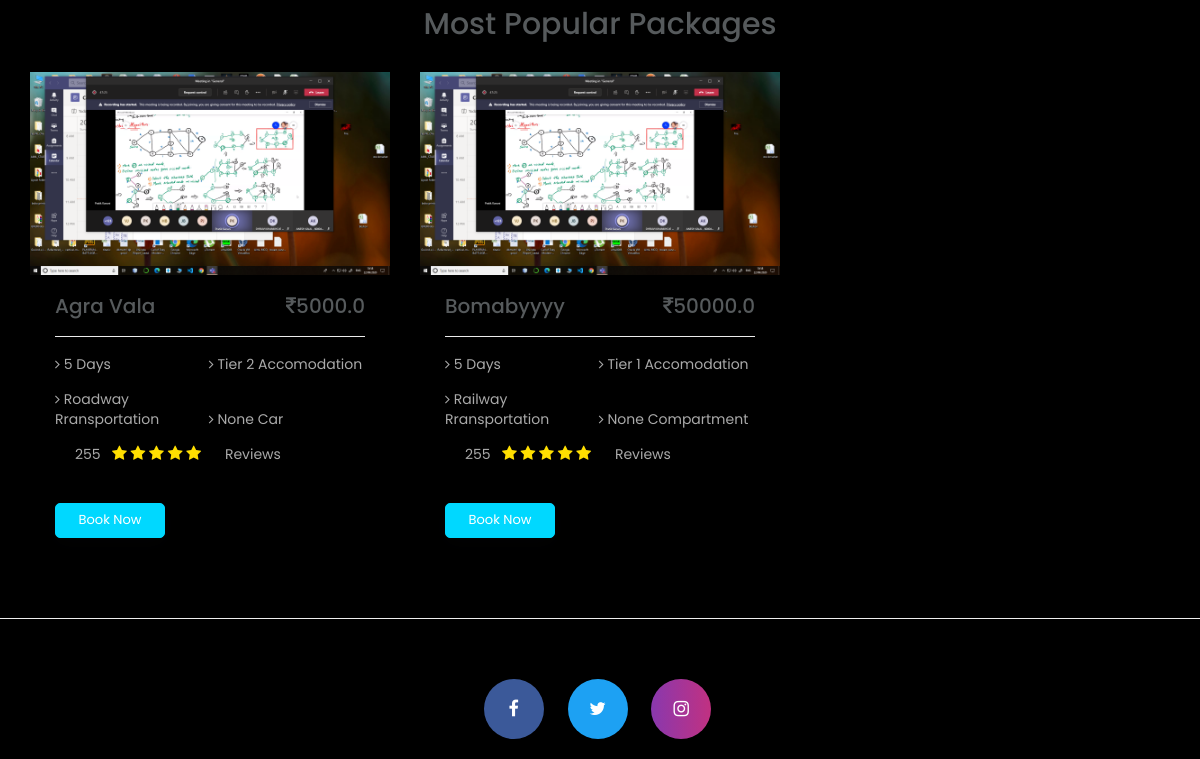
The app's page / (lower part), older data.
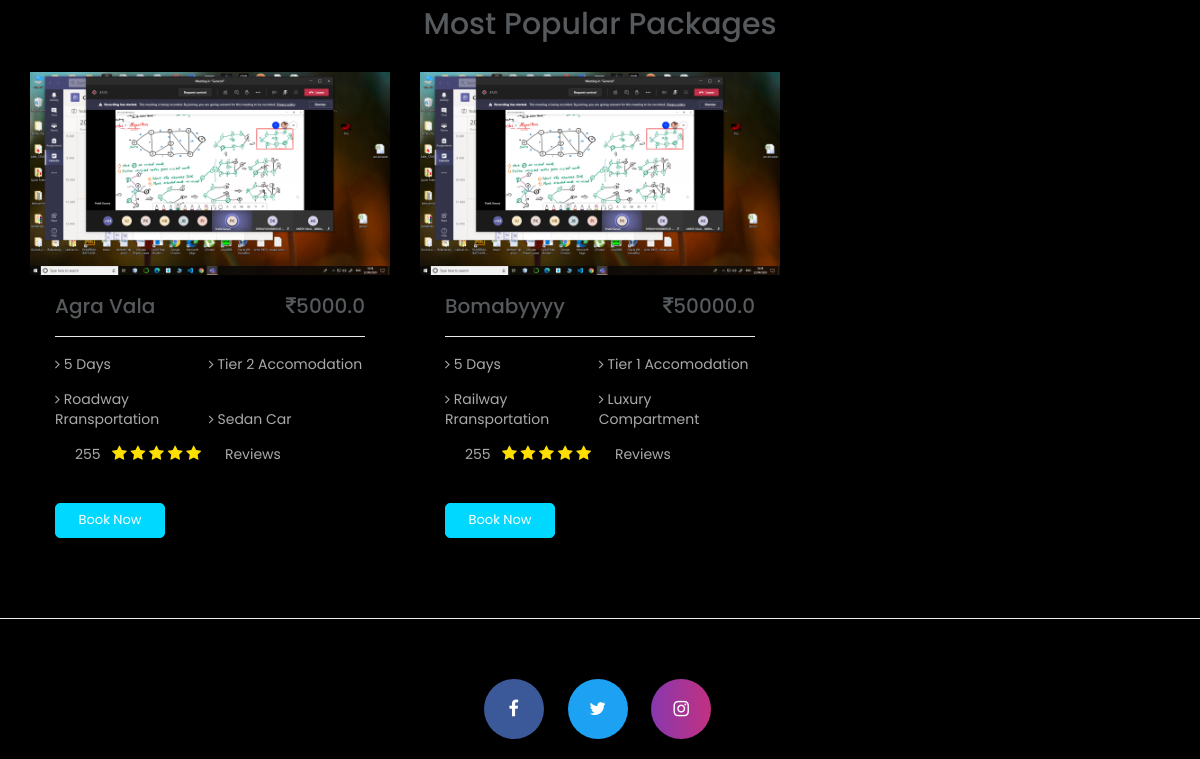
The same page, newer data.
### app1/models.py (models this page shows, shortened)
class Package(models.Model):
    name = models.CharField(max_length=100)
    days = models.IntegerField()
    hotel = models.ForeignKey(Hotel, on_delete=models.CASCADE)
    mot = models.ForeignKey(Mot, on_delete=models.CASCADE)
    destination = models.ForeignKey(Destination, on_delete=models.CASCADE)
    cost = models.FloatField()
    ppic = models.ImageField(
        upload_to='package/%Y/%m/%d/', blank=True, default='media/h.jpg')
    review = models.IntegerField()

class Mot(models.Model):
    fare = models.FloatField()
    t_type = models.CharField(max_length=20)
    cartype = models.CharField(max_length=20, null=True, blank=True)
    c_class = models.CharField(max_length=20, null=True, blank=True)
    A_class = models.CharField(max_length=20, null=True, blank=True)

class Hotel(models.Model):
    info = models.TextField(blank=True, null=True)
    tier = models.IntegerField()
    hname = models.CharField(max_length=255)
    street = models.CharField(max_length=255)
    d_id = models.ForeignKey(Destination, on_delete=models.CASCADE)
    hpic = models.ImageField(
        upload_to='hotel/%Y/%m/%d/', blank=True, default='media/h.jpg')

### app1/views.py (the view)
# urls.py: path('', views.index, name='index'),
def index(request):
    u = request.user
    p = Package.objects.all().order_by('-review')[:6]
    d = Destination.objects.all()
    s = []
    for j in d:
        if j.dstate not in s:
            s.append(j.dstate)
    context = {
        'p': p,
        'd': d,
        's': s,
        'c': cost_c,
        't': tier_c,
        'm': mot_c,
        'days': days_c,
        'u': u,
    }
    return render(request, 'index.html', context)

### templates/index.html (shortened to what this page needs)
{% extends 'base.html' %} {% load static %} {% block content %} {% include 'navbar.html' %}
<section id="pack" class="packages">
    <div class="container">
        <div class="gallary-header text-center">
            <h2>Most Popular packages</h2>
        </div>
        <div class="packages-content">
            <div class="row">
                {% for i in p %}
                <div class="col-md-4 col-sm-6">
                    <div class="single-package-item">
                        <img src="{{i.ppic.url}}" alt="package-place" />
                        <div class="single-package-item-txt">
                            <h3>{{i.name}} <span class="pull-right"> <i class="fa fa-rupee"></i>{{i.cost}}</span></h3>
                            <div class="packages-para">
                                <p>
                                    <span>
                        <i class="fa fa-angle-right"></i> {{i.days}} days
                      </span>
                                    <i class="fa fa-angle-right"></i> Tier {{i.hotel.tier}} accomodation
                                </p>
                                <p>
                                    <span>
                        <i class="fa fa-angle-right"></i> {{i.mot.t_type}} Rransportation
                      </span> {% if 'Railway' in i.mot.t_type %}
                                    <span>
                        <i class="fa fa-angle-right"></i> {{i.mot.c_class}} Compartment
                      </span> {% elif 'Roadway' in i.mot.t_type %}
                                    <span>
                        <i class="fa fa-angle-right"></i> {{i.mot.cartype}} Car
                      </span> {% elif 'Airway' in i.mot.t_type %}
                                    <span>
                        <i class="fa fa-angle-right"></i> {{i.mot.A_class}} Class
                      </span> {% endif %}
                                </p>
                            </div>
                            <div class="packages-review">
                                <p><span>{{i.review}} &nbsp;</span>
                                    <i class="fa fa-star"></i>
                                    <i class="fa fa-star"></i>
                                    <i class="fa fa-star"></i>
                                    <i class="fa fa-star"></i>
                                    <i class="fa fa-star"></i>
                                    <span> reviews</span>
                                </p>
                            </div>
                            <div class="about-btn">
                                <button class="about-view packages-btn"><a href="{% url 'package' i.id%}" style="color: white">Book now</a></button>
                            </div>
                        </div>
                    </div>
                </div>
                {% endfor %}
            </div>
        </div>
    </div>
</section>
<hr>
<div class="foot-icons hi ">
    <ul class="footer-social-links list-inline ">
        <li><a href="#" target="_blank" class="foot-icon-bg-1"><i class="fa fa-facebook"></i></a></li>
        <li><a href="#" target="_blank" class="foot-icon-bg-2"><i class="fa fa-twitter"></i></a></li>
        <li><a href="#" target="_blank" class="foot-icon-bg-3"><i class="fa fa-instagram"></i></a></li>
    </ul>
    <br>
</div>
{% endblock %}

Row changes from the older to the newer data that the page shows:
changed through a linked row, Package "Agra Vala": mot.cartype "None" → "Sedan"
changed through a linked row, Package "Bomabyyyy": mot.c_class "None" → "Luxury"
